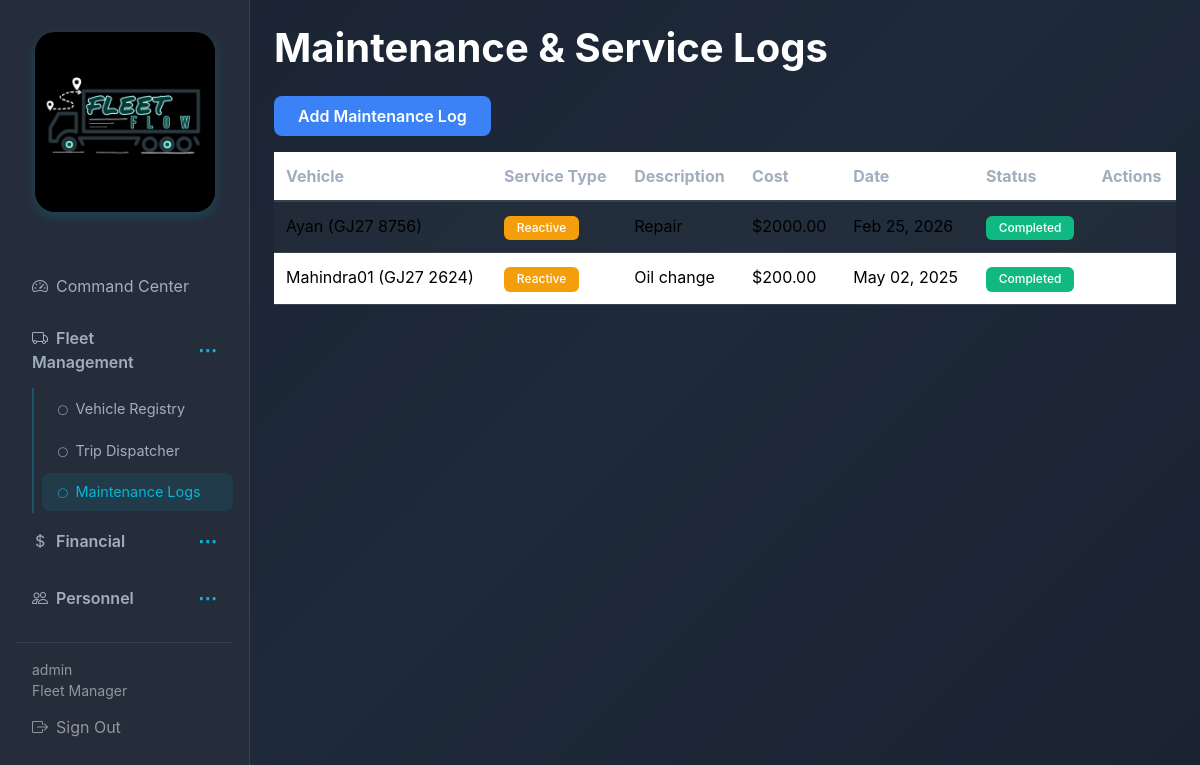
/maintenance/ (signed in), run on the app's committed database.
### fleet/models.py (models this page shows, shortened)
class User(AbstractUser):
    class Role(models.TextChoices):
        FLEET_MANAGER = 'FLEET_MANAGER', 'Fleet Manager'
        DISPATCHER = 'DISPATCHER', 'Dispatcher'
        SAFETY_OFFICER = 'SAFETY_OFFICER', 'Safety Officer'
        FINANCIAL_ANALYST = 'FINANCIAL_ANALYST', 'Financial Analyst'
    role = models.CharField(max_length=32, choices=Role.choices, default=Role.FLEET_MANAGER)

class MaintenanceLog(models.Model):
    class ServiceType(models.TextChoices):
        PREVENTATIVE = 'PREVENTATIVE', 'Preventative'
        REACTIVE = 'REACTIVE', 'Reactive'
    vehicle = models.ForeignKey(Vehicle, on_delete=models.CASCADE, related_name='maintenance_logs')
    service_type = models.CharField(max_length=32, choices=ServiceType.choices)
    description = models.CharField(max_length=512)
    cost = models.FloatField(validators=[MinValueValidator(0)])
    date = models.DateTimeField()
    completed_at = models.DateTimeField(null=True, blank=True)
    created_at = models.DateTimeField(auto_now_add=True)
    updated_at = models.DateTimeField(auto_now=True)
    class Meta:
        ordering = ['-date']

class Vehicle(models.Model):
    class Type(models.TextChoices):
        TRUCK = 'TRUCK', 'Truck'
        VAN = 'VAN', 'Van'
        BIKE = 'BIKE', 'Bike'
    class Status(models.TextChoices):
        AVAILABLE = 'AVAILABLE', 'Available'
        ON_TRIP = 'ON_TRIP', 'On Trip'
        IN_SHOP = 'IN_SHOP', 'In Shop'
        OUT_OF_SERVICE = 'OUT_OF_SERVICE', 'Out of Service'
    name = models.CharField(max_length=255)
    model_name = models.CharField(max_length=255)
    license_plate = models.CharField(max_length=32, unique=True)
    vehicle_type = models.CharField(max_length=16, choices=Type.choices)
    max_load_capacity = models.FloatField(validators=[MinValueValidator(0)])
    odometer = models.FloatField(default=0, validators=[MinValueValidator(0)])
    status = models.CharField(max_length=32, choices=Status.choices, default=Status.AVAILABLE)
    is_out_of_service = models.BooleanField(default=False)
    created_at = models.DateTimeField(auto_now_add=True)
    updated_at = models.DateTimeField(auto_now=True)
    class Meta:
        ordering = ['-created_at']

### fleet/views.py (the view)
# urls.py: path('maintenance/', views.maintenance_list, name='maintenance_list'),
@login_required
def maintenance_list(request):
    logs = MaintenanceLog.objects.select_related('vehicle').all()
    return render(request, 'fleet/maintenance_list.html', {'logs': logs})

### templates/fleet/maintenance_list.html (shortened to what this page needs)
{% extends 'base.html' %}
{% block content %}
<h1 class="mb-4">Maintenance & Service Logs</h1>
<div class="mb-3"><a href="{% url 'fleet:maintenance_create' %}" class="btn btn-primary">Add Maintenance Log</a></div>
<div class="table-responsive">
  <table class="table table-striped">
    <thead><tr><th>Vehicle</th><th>Service Type</th><th>Description</th><th>Cost</th><th>Date</th><th>Status</th><th>Actions</th></tr></thead>
    <tbody>
      {% for log in logs %}
      <tr>
        <td>{{ log.vehicle.name }} ({{ log.vehicle.license_plate }})</td>
        <td><span class="badge bg-{% if log.service_type == 'PREVENTATIVE' %}success{% else %}warning{% endif %}">{{ log.get_service_type_display }}</span></td>
        <td>{{ log.description }}</td>
        <td>${{ log.cost|floatformat:2 }}</td>
        <td>{{ log.date|date:"M d, Y" }}</td>
        <td>{% if log.completed_at %}<span class="badge bg-success">Completed</span>{% else %}<span class="badge bg-warning">In Progress</span>{% endif %}</td>
        <td>{% if not log.completed_at %}<a href="{% url 'fleet:maintenance_complete' log.pk %}" class="btn btn-sm btn-outline-primary">Mark Complete</a>{% endif %}</td>
      </tr>
      {% empty %}
      <tr><td colspan="7" class="text-center text-muted">No maintenance logs.</td></tr>
      {% endfor %}
    </tbody>
  </table>
</div>
{% endblock %}

### templates/base.html (shortened to what this page needs)
{% load static %}
<!DOCTYPE html>
<html lang="en">
<head>
  <link href="https://cdn.jsdelivr.net/npm/bootstrap@5.3.2/dist/css/bootstrap.min.css" rel="stylesheet">
  <link rel="stylesheet" href="https://cdn.jsdelivr.net/npm/bootstrap-icons@1.11.1/font/bootstrap-icons.css">
  <link rel="stylesheet" href="{% static 'css/style.css' %}">
</head>
<body>
  <div class="{% if user.is_authenticated %}d-flex{% endif %}">
    {% if user.is_authenticated %}
    <nav class="sidebar col-md-2 col-lg-2 d-md-block p-3" id="sidebar">
      <div class="logo-container d-none d-md-block">
        <img src="{% static 'images/fleetflow-logo.png' %}" alt="FleetFlow Logo">
      </div>
      <ul class="nav flex-column">
        <li class="nav-item">
          <a class="nav-link {% if request.resolver_match.url_name == 'dashboard' %}active{% endif %}" href="{% url 'fleet:dashboard' %}">
            <i class="bi bi-speedometer2 me-2"></i>Command Center
          </a>
        </li>
        <li class="nav-item">
          <div class="nav-section-header {% if 'vehicle' in request.resolver_match.url_name or 'trip' in request.resolver_match.url_name or 'maintenance' in request.resolver_match.url_name %}not collapsed{% else %}collapsed{% endif %}" data-toggle="collapse" data-target="#fleetSection">
            <span class="nav-link d-flex justify-content-between align-items-center" style="cursor: pointer;">
              <span><i class="bi bi-truck me-2"></i>Fleet Management</span>
              <span class="dots-toggle">⋯</span>
            </span>
          </div>
          <div class="collapse {% if 'vehicle' in request.resolver_match.url_name or 'trip' in request.resolver_match.url_name or 'maintenance' in request.resolver_match.url_name %}show{% endif %}" id="fleetSection">
            <ul class="nav flex-column ms-3">
              <li class="nav-item"><a class="nav-link {% if 'vehicle' in request.resolver_match.url_name %}active{% endif %}" href="{% url 'fleet:vehicle_list' %}"><i class="bi bi-circle me-2" style="font-size: 0.6rem;"></i>Vehicle Registry</a></li>
              <li class="nav-item"><a class="nav-link " href="{% url 'fleet:trip_list' %}"><i class="bi bi-circle me-2" style="font-size: 0.6rem;"></i>Trip Dispatcher</a></li>
              <li class="nav-item"><a class="nav-link {% if 'maintenance' in request.resolver_match.url_name %}active{% endif %}" href="{% url 'fleet:maintenance_list' %}"><i class="bi bi-circle me-2" style="font-size: 0.6rem;"></i>Maintenance Logs</a></li>
            </ul>
          </div>
        </li>
        <li class="nav-item">
          <div class="nav-section-header {% if 'expense' in request.resolver_match.url_name or 'reports' in request.resolver_match.url_name %}not collapsed{% else %}collapsed{% endif %}" data-toggle="collapse" data-target="#financialSection">
            <span class="nav-link d-flex justify-content-between align-items-center" style="cursor: pointer;">
              <span><i class="bi bi-currency-dollar me-2"></i>Financial</span>
              <span class="dots-toggle">⋯</span>
            </span>
          </div>
        </li>
        <li class="nav-item">
          <div class="nav-section-header {% if 'driver' in request.resolver_match.url_name %}not collapsed{% else %}collapsed{% endif %}" data-toggle="collapse" data-target="#personnelSection">
            <span class="nav-link d-flex justify-content-between align-items-center" style="cursor: pointer;">
              <span><i class="bi bi-people me-2"></i>Personnel</span>
              <span class="dots-toggle">⋯</span>
            </span>
          </div>
        </li>
      </ul>
      <hr class="border-secondary">
      <div class="text-white-50 small px-3">{{ user.get_full_name|default:user.username }}</div>
      <div class="text-white-50 small px-3">{{ user.get_role_display }}</div>
      <a class="nav-link text-white-50" href="{% url 'fleet:logout' %}"><i class="bi bi-box-arrow-right me-2"></i>Sign Out</a>
    </nav>
    {% endif %}
    <main class="{% if user.is_authenticated %}main-content flex-grow-1 p-4{% else %}container py-5{% endif %}">
      {% block content %}{% endblock %}
    </main>
  </div>
</body>
</html>

### static/css/style.css (style rules this page uses)
:root { --bg-primary: #1a2332; --bg-secondary: #252d3a; --bg-input: #2d3748; --text-primary: #ffffff; --text-secondary: #a0aec0; --accent-blue: #3b82f6; --accent-cyan: #06b6d4; --border-color: #374151; }
* { transition: background-color 0.2s ease, color 0.2s ease, border-color 0.2s ease; }
body { background: linear-gradient(135deg, #1a2332 0%, #1e2939 50%, #1a2332 100%); color: var(--text-primary); min-height: 100vh; animation: fadeIn 0.5s ease-in; font-family: -apple-system, BlinkMacSystemFont, 'Segoe UI', Roboto, sans-serif; }
.sidebar { min-height: 100vh; background: var(--bg-secondary); border-right: 1px solid var(--border-color); position: fixed; left: 0; top: 0; height: 100vh; transform: translateX(-100%); transition: transform 0.3s ease-in-out; z-index: 1040; overflow-y: auto; width: 250px; }
.sidebar .nav-link { color: var(--text-secondary); border-radius: 8px; margin: 2px 0; transition: all 0.2s; padding: 0.75rem 1rem; display: block; text-decoration: none; }
.sidebar .nav-link:hover, .sidebar .nav-link.active { color: var(--accent-cyan); background: rgba(6, 182, 212, 0.1); }
.nav-section-header .nav-link { font-weight: 600; }
.dots-toggle { font-size: 1.2rem; color: var(--accent-cyan); font-weight: bold; transition: transform 0.3s ease; user-select: none; }
.nav-section-header.collapsed .dots-toggle { transform: rotate(0deg); }
.nav ul.nav { border-left: 2px solid rgba(6, 182, 212, 0.3); padding-left: 0.5rem; margin-left: 0.5rem; }
.nav ul.nav .nav-link { padding: 0.5rem 1rem; font-size: 0.9rem; }
.main-content { background: transparent; min-height: 100vh; width: 100%; }
.logo-container { text-align: center; padding: 1rem 0; margin-bottom: 2rem; }
.logo-container img { max-width: 180px; height: auto; border-radius: 20px; box-shadow: 0 4px 12px rgba(6, 182, 212, 0.2); transition: transform 0.3s ease, box-shadow 0.3s ease; }
.btn { padding: 0.5rem 1.5rem; border-radius: 8px; border: none; font-weight: 600; cursor: pointer; transition: all 0.3s ease; text-decoration: none; display: inline-block; }
.btn-primary { background: var(--accent-blue); color: white; }
.table { color: var(--text-primary); width: 100%; border-collapse: collapse; }
.table-striped > tbody > tr:nth-of-type(odd) > td { background-color: rgba(255, 255, 255, 0.03); }
.table thead th { border-bottom: 2px solid var(--border-color); color: var(--text-secondary); padding: 0.75rem; text-align: left; }
.table td, .table th { border-color: var(--border-color); padding: 0.75rem; border-bottom: 1px solid var(--border-color); }
.table-responsive { overflow-x: auto; }
.badge { padding: 0.4rem 0.8rem; border-radius: 6px; font-weight: 500; display: inline-block; }
.bg-success { background: #10b981 !important; color: white; }
.bg-warning { background: #f59e0b !important; color: white; }
h1, h2, h3, h4, h5, h6 { color: var(--text-primary); font-weight: 700; }
.nav-link { animation: slideInRight 0.4s ease-out; animation-fill-mode: both; }
.nav-link:nth-child(1) { animation-delay: 0.1s; }
.nav-link:nth-child(7) { animation-delay: 0.4s; }
@media (min-width: 768px) { .sidebar { position: relative; transform: translateX(0); } }
@media (min-width: 768px) { .main-content { margin-left: 0; } }
.d-flex { display: flex; }
.justify-content-between { justify-content: space-between; }
.align-items-center { align-items: center; }
.mb-3 { margin-bottom: 1rem; }
.mb-4 { margin-bottom: 1.5rem; }
.p-3 { padding: 1rem; }
.p-4 { padding: 1.5rem; }

### data on the page
User: get_full_name "admin", role "Fleet Manager"
MaintenanceLog: vehicle.name "Ayan", vehicle.license_plate "GJ27 8756", service_type "Reactive", description "Repair", cost "2000.00", date "Feb 25, 2026", shows "Completed"
MaintenanceLog: vehicle.name "Mahindra01", vehicle.license_plate "GJ27 2624", service_type "Reactive", description "Oil change", cost "200.00", date "May 02, 2025", shows "Completed"
